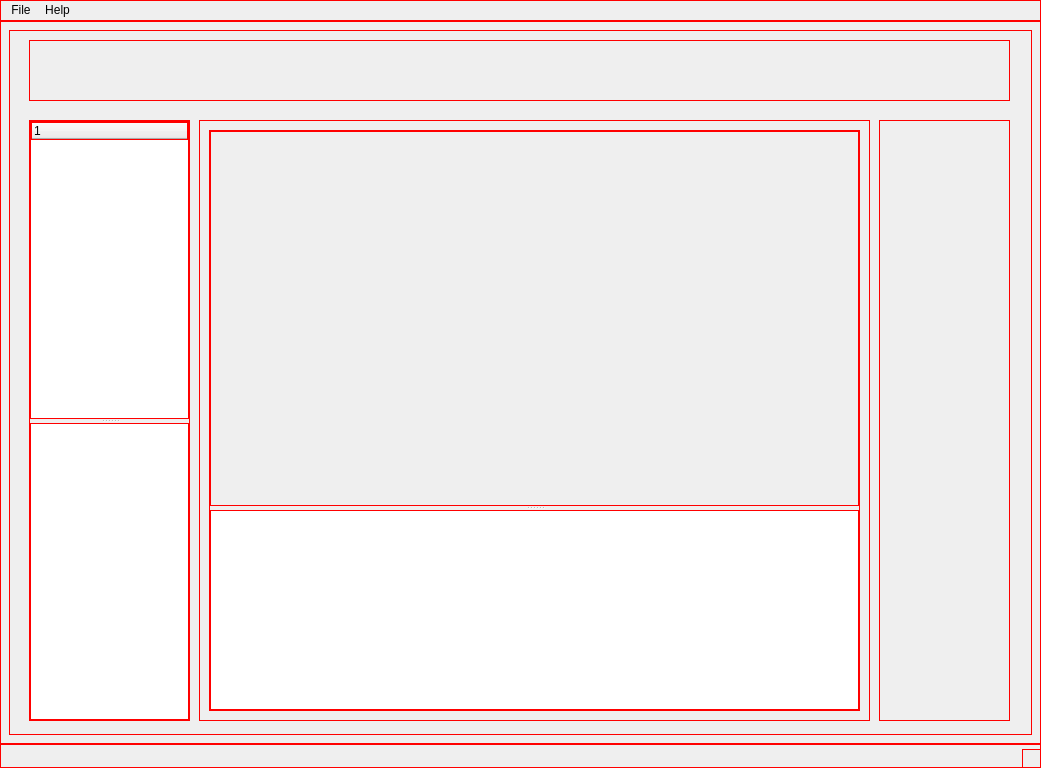
<?xml version="1.0" encoding="UTF-8"?>
<ui version="4.0">
 <class>MainWindow</class>
 <widget class="QMainWindow" name="MainWindow">
  <property name="geometry">
   <rect>
    <x>0</x>
    <y>0</y>
    <width>1041</width>
    <height>768</height>
   </rect>
  </property>
  <property name="windowTitle">
   <string>MainWindow</string>
  </property>
  <property name="styleSheet">
   <string notr="true">border: 1px solid rgb(255, 0, 0);
</string>
  </property>
  <widget class="QWidget" name="centralwidget">
   <layout class="QHBoxLayout" name="horizontalLayout">
    <item>
     <widget class="QWidget" name="widget" native="true">
      <property name="sizePolicy">
       <sizepolicy hsizetype="Expanding" vsizetype="Expanding">
        <horstretch>0</horstretch>
        <verstretch>0</verstretch>
       </sizepolicy>
      </property>
      <widget class="QWidget" name="widget_2" native="true">
       <property name="geometry">
        <rect>
         <x>20</x>
         <y>90</y>
         <width>161</width>
         <height>601</height>
        </rect>
       </property>
       <layout class="QVBoxLayout" name="verticalLayout">
        <item>
         <widget class="QSplitter" name="splitter">
          <property name="orientation">
           <enum>Qt::Vertical</enum>
          </property>
          <widget class="QTreeWidget" name="treeWidget">
           <column>
            <property name="text">
             <string notr="true">1</string>
            </property>
           </column>
          </widget>
          <widget class="QListWidget" name="listWidget"/>
         </widget>
        </item>
       </layout>
      </widget>
      <widget class="QWidget" name="widget_3" native="true">
       <property name="geometry">
        <rect>
         <x>870</x>
         <y>90</y>
         <width>131</width>
         <height>601</height>
        </rect>
       </property>
      </widget>
      <widget class="QWidget" name="widget_4" native="true">
       <property name="geometry">
        <rect>
         <x>20</x>
         <y>10</y>
         <width>981</width>
         <height>61</height>
        </rect>
       </property>
      </widget>
      <widget class="QWidget" name="widget_5" native="true">
       <property name="geometry">
        <rect>
         <x>190</x>
         <y>90</y>
         <width>671</width>
         <height>601</height>
        </rect>
       </property>
       <widget class="QSplitter" name="splitter_2">
        <property name="geometry">
         <rect>
          <x>10</x>
          <y>10</y>
          <width>651</width>
          <height>581</height>
         </rect>
        </property>
        <property name="orientation">
         <enum>Qt::Vertical</enum>
        </property>
        <widget class="QWidget" name="widget_6" native="true"/>
        <widget class="QListWidget" name="listWidget_2">
         <property name="maximumSize">
          <size>
           <width>16777215</width>
           <height>200</height>
          </size>
         </property>
        </widget>
       </widget>
      </widget>
     </widget>
    </item>
   </layout>
  </widget>
  <widget class="QMenuBar" name="menubar">
   <property name="geometry">
    <rect>
     <x>0</x>
     <y>0</y>
     <width>1041</width>
     <height>24</height>
    </rect>
   </property>
   <widget class="QMenu" name="menuFile">
    <property name="title">
     <string>File</string>
    </property>
   </widget>
   <widget class="QMenu" name="menuHelp">
    <property name="title">
     <string>Help</string>
    </property>
   </widget>
   <addaction name="menuFile"/>
   <addaction name="menuHelp"/>
  </widget>
  <widget class="QStatusBar" name="statusbar"/>
 </widget>
 <resources/>
 <connections/>
</ui>
